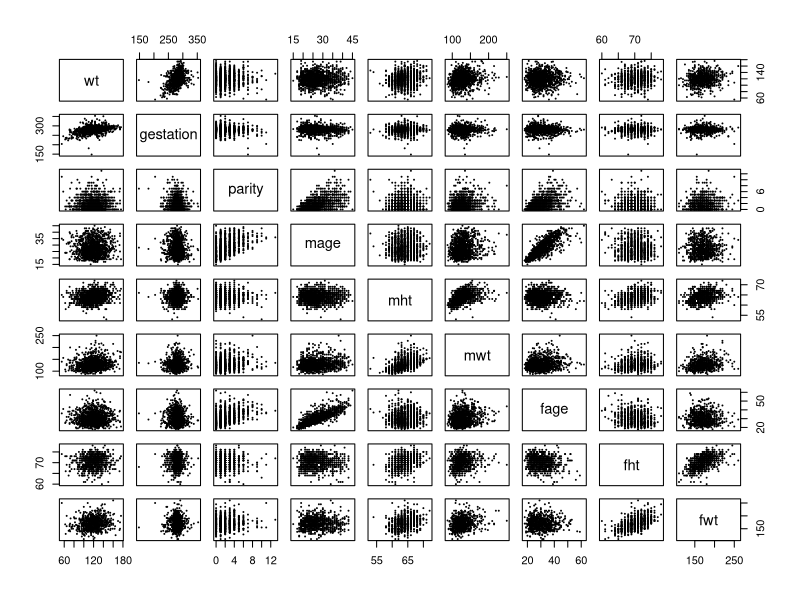
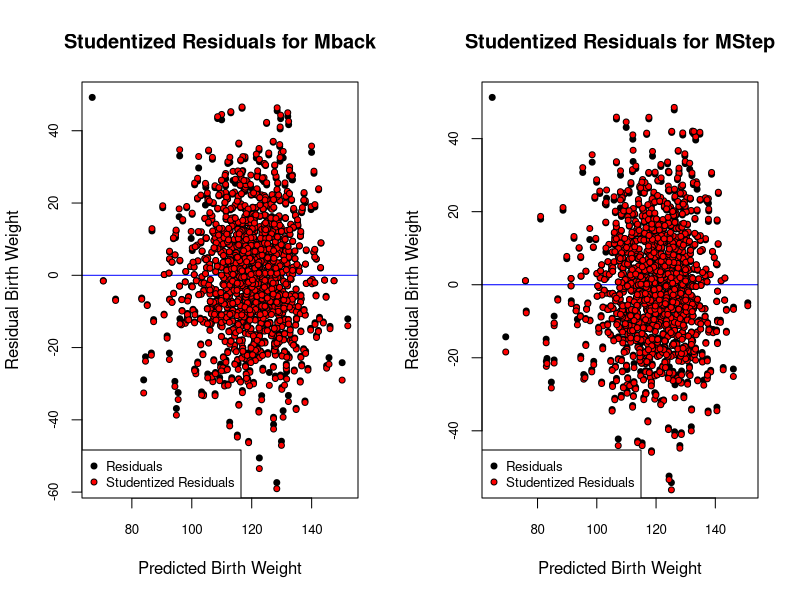
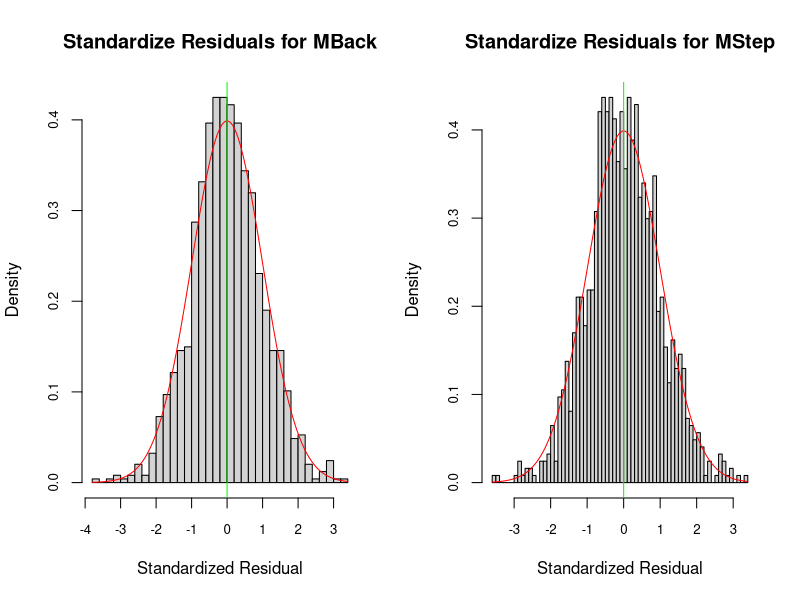
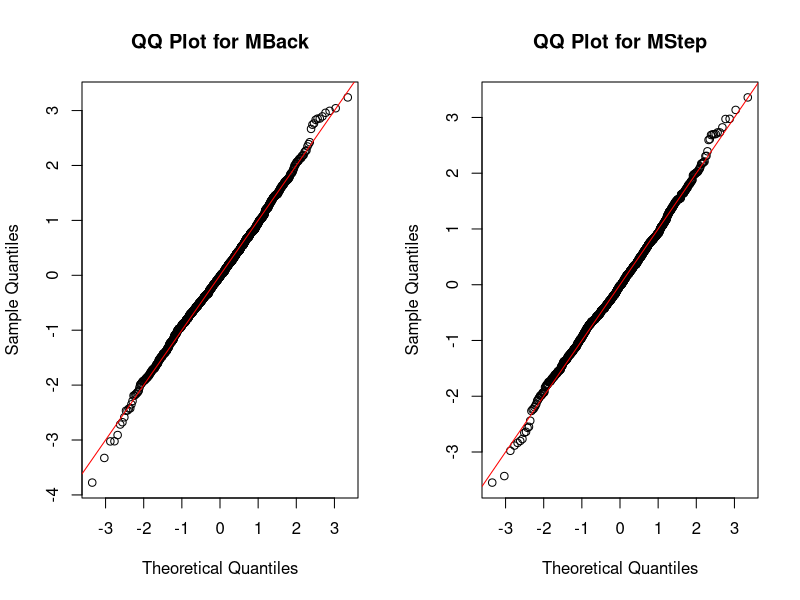
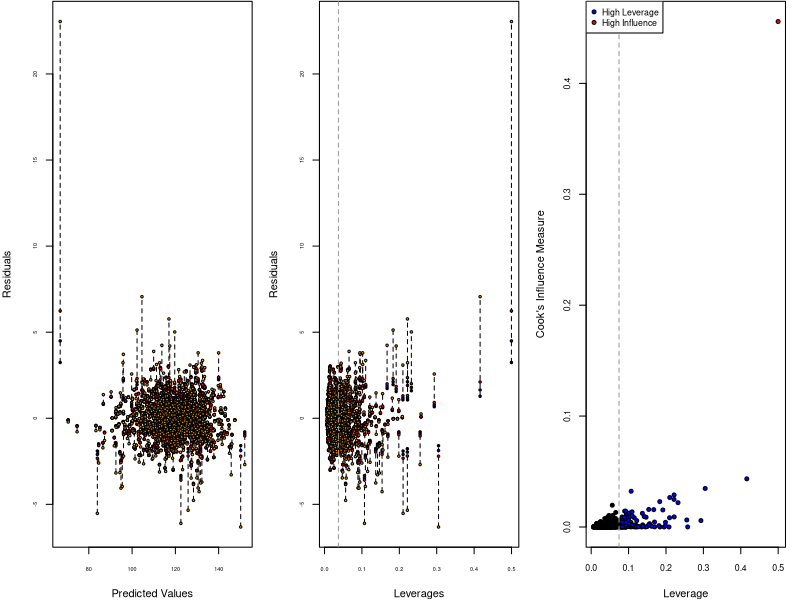
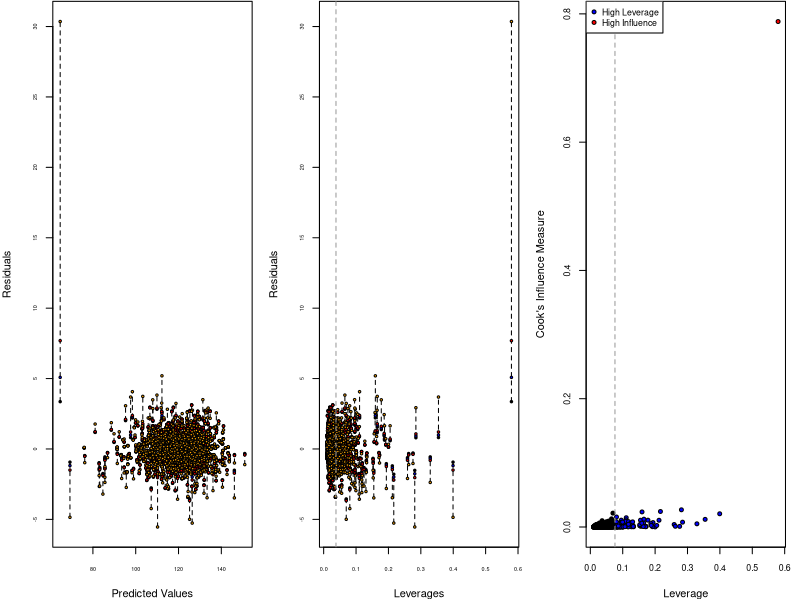
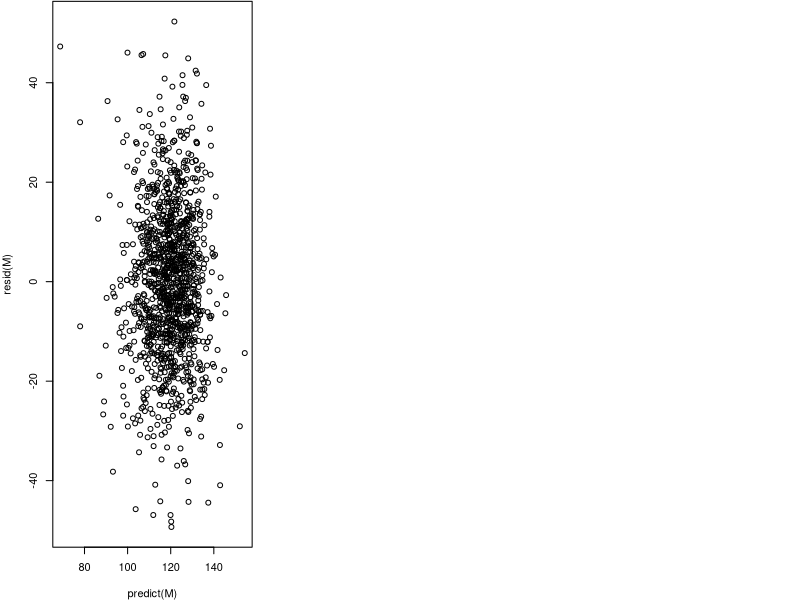

Recreate these plots in R, in order. (Note: a time limit stopped this script after it produced the figures.)
## ---- chunk 1
knitr::opts_chunk$set(echo = TRUE)
library(mice)
## ---- chunk 2
# read in data
births.raw = read.csv("chds_births.csv")
## ---- chunk 3
head(births.raw)
summary(births.raw)

proportion <- sapply(births.raw, function(x) { sum(is.na(x))*100/nrow(births.raw) })
proportion

# Validating Variables
births.raw$marital[!births.raw$marital %in% c(1:5)] = NA
births.raw$time[births.raw$time %in% c(9)] = NA
births.raw$number[births.raw$number %in% c(9)] = NA

## ---- chunk 4
categoricals = c('meth', 'feth', 'med', 'fed', 'marital', 'income', 'smoke', 'time', 'number')#, 'parity', 'mht', 'fht')
continuous = names(births.raw)[! names(births.raw) %in% categoricals]

# Categorize m/feth
#meth.categories = c(rep('Caucasian', 6), 'Mexican', 'African-American', 'Asian', 'Mixed', 'Other')
meth.categories = c(rep('Caucasian', 6), 'Other', 'African-American', 'Other', 'Other', 'Other')
for (i in 1:length(meth.categories)) {
  births.raw$meth[births.raw$meth == i-1] = meth.categories[i]
  births.raw$feth[births.raw$feth == i-1] = meth.categories[i]
}
births.raw$meth = as.factor(births.raw$meth)
births.raw$feth = as.factor(births.raw$feth)

# Categorize m/fed
#med.categories = c('elementary school', 'middle school', 'high school', 'high school + trade school', 'high school + some college', 'college graduate', 'trade school', 'high school unclear')
med.categories = c('Other', 'middle school', 'high school', 'Other', 'high school + some college', 'college graduate', 'Other', 'Other')
for (i in 1:length(med.categories)) {
  births.raw$med[births.raw$med == i-1] = med.categories[i]
  births.raw$fed[births.raw$fed == i-1] = med.categories[i]
}
births.raw$med = as.factor(births.raw$med)
births.raw$fed = as.factor(births.raw$fed)

# Categorize marital
#marital.categories = c('married', 'legally separated', 'divorced', 'widowed', 'never married')
marital.categories = c('married', 'single', 'single', 'single', 'single')
for (i in 1:length(marital.categories)) {
  births.raw$marital[births.raw$marital == i] = marital.categories[i]
}
births.raw$marital = as.factor(births.raw$marital)

# Categorize income
income.categories = c('under 2500', '2500-4999', '5000-7499', '7500-9999', '10000-12499', '12500-14999', '15000-17499', '17500-19999', '20000-22499', 'over 22500')
for (i in 1:length(income.categories)) {
  births.raw$income[births.raw$income == i-1] = income.categories[i]
}
births.raw$income = as.factor(births.raw$income)

# Categorize smoke
smoke.categories = c('never', 'smokes now', 'until pregnancy', 'used to, not anymore')
for (i in 1:length(smoke.categories)) {
  births.raw$smoke[births.raw$smoke == i-1] = smoke.categories[i]
}
births.raw$smoke = as.factor(births.raw$smoke)

# Categorize time
#time.categories = c('never or more than 10 years', 'still smokes', 'during pregnancy', 'less than a year', '1-2 years', '2-3 years', '3-4 years', '5-9 years', 'never or more than 10 years', 'quit but don’t know when')
time.categories = c('never or more than 10 years', 'still smokes', 'during pregnancy', 'less than 10 year', 'less than 10 year', 'less than 10 year', 'less than 10 year', 'less than 10 year', 'never or more than 10 years', 'quit but don’t know when')
for (i in 1:length(time.categories)) {
  births.raw$time[births.raw$time == i-1] = time.categories[i]
}
births.raw$time = as.factor(births.raw$time)

# Categorize number
#number.categories = c('never smoked', '1-4', '5-9', '10-14', '15-19', '20-29', '30-39', '40-60', 'more than 60', 'smoked but don’t know how much')
number.categories = c('never smoked', 'less than 20', 'less than 20', 'less than 20', 'less than 20', 'more than 20', 'more than 20', 'more than 20', 'more than 20', 'smoked but don’t know how much')
for (i in 1:length(number.categories)) {
  births.raw$number[births.raw$number == i-1] = number.categories[i]
}
births.raw$number = as.factor(births.raw$number)

births.raw$smoke = NULL
# summary(births.raw)
## ---- chunk 5
births.raw.cont = births.raw[ , ! names(births.raw) %in% categoricals]
# summary(births.raw.cont)
pairs(births.raw.cont, cex = 0.2)
## ---- chunk 6
table(births.raw$parity)

# Categorize parity
births.raw$parity[births.raw$parity > 5] = 5
parity.categories = c('zero', 'one', 'two', 'three', 'four', 'more than four')
for (i in 1:length(parity.categories)) {
  births.raw$parity[births.raw$parity == i-1] = parity.categories[i]
}
births.raw$parity = as.factor(births.raw$parity)
## ---- chunk 7
invisible(capture.output(births.mice <- mice(births.raw, method = "cart", seed = 1)))
births.clean <- complete(births.mice)
anyNA(births.clean)
## ---- chunk 8
prefit.model <- lm(wt ~ gestation + mage + mwt + fage + fwt, data = births.clean)
## ---- chunk 9
M0 <- lm(wt ~ 1, data = births.clean) # initial model
Mfull <- lm(wt ~ (. - number - time - fed - med - feth - meth - marital)^2+ number + time + fed + med + feth                + meth + marital + I(gestation^2) + I(mage^2) + I(mht^2)
              + I(mwt^2) + I(fage^2) + I(fht^2) + I(fwt^2), data = births.clean) # full model
Mstart <- lm(wt ~ ., data = births.clean) # start model
## ---- chunk 10
# forward selection
Mfwd <- step(object = M0,
             scope = list(lower = M0, upper = Mfull),
             direction = "forward",
             trace = FALSE)
## ---- chunk 11
# backward elimination
Mback <- step(object = Mfull,
              scope = list(lower = M0, upper = Mfull),
              direction = "backward",
              trace = FALSE)
## ---- chunk 12
# stepwise selection
Mstep <- step(object = Mstart,
              scope = list(lower = M0, upper = Mfull),
              direction = "both",
              trace = FALSE)
## ---- chunk 13
#Press Statistic
calPress <- function(M){
  #X <- model.matrix(M)
  #H <- X %*% solve(crossprod(X), t(X))
  #press <- resid(M)/(1-diag(H))
  press <- resid(M)/(1-hatvalues(M))
  press <- sum(press^2)
  return(press)
}

press1 <- calPress(Mfwd);
press2 <- calPress(Mback);
press3 <- calPress(Mstep);
press4 <- calPress(prefit.model)

presses <- c(press1, press2, press3, press4)

# AIC Statistic
AIC1 <- AIC(Mfwd)
AIC2 <- AIC(Mback)
AIC3 <- AIC(Mstep)
AIC4 <- AIC(prefit.model)

AICS <- c(AIC1, AIC2, AIC3, AIC4)


## ---- chunk 14
r.squared <- c(summary(Mfwd)$r.squared, summary(Mback)$r.square, 
               summary(Mstep)$r.square, summary(prefit.model)$r.square)
info <- c(r.squared,AICS,presses)
info <- matrix(t(info),nrow = 4,ncol = 3)
rownames(info)<-c("MFwd", "MBack", "MStep", "MPrefit")
colnames(info)<-c("R^2", "AIC", "Press")
info  

## ---- chunk 15
# models to compare
M1 <- Mback
M2 <- Mstep
## ---- chunk 16

# function for drawing studendized residual plots
StuResPlot <- function(M,name) {
  cex <- .8
  res <- residuals(M)
  h <- hatvalues(M)  # Hat matrix
  sigma.hat <- sigma(M)
  res.stu <- resid(M)/sqrt(1-h) # studentized residuals, but on the data scale
  y.hat <- predict(M)
 
  par(4,.1,4,.1)
  plot(y.hat, res, pch = 21, bg = "black", cex = cex, cex.axis = cex,
        xlab = "Predicted Birth Weight",
        ylab = "Residual Birth Weight",
        main = paste("Studentized Residuals for",name),
        abline(h = mean(res), col = "blue"))
  points(y.hat, res.stu, pch = 21, bg = "red", cex = cex)
  legend(x = "bottomleft", c("Residuals", "Studentized Residuals"),
        pch = 21, pt.bg = c("black", "red"), pt.cex = cex, cex = cex)
}

# function for drawing standardized residual plots
StaResPlot <- function(M,name) {
  cex <- .8
  res <- residuals(M) # Hat matrix
  h <- hatvalues(M)
  sigma.hat <- sigma(M)
  # par(mar = c(4,2,.1,2))
  par(4,.1,4,.1)
  hist(res/sigma.hat, breaks = 50, freq = FALSE, cex.axis = cex,
  xlab = "Standardized Residual", main = paste("Standardize Residuals for",name))
  curve(dnorm(x), col = "red", add = TRUE)
  abline(v = mean(res/sigma.hat), col = "green")
}

#function for drawing QQ plots
QQPlot <- function(M,name) {
  res <- residuals(M)
  h <- hatvalues(M)
  qqnorm(res/sigma(M),main = paste("QQ Plot for",name))
  abline(a=0, b=1, col = "red") #add 45 degree line
  # head(res.stu1)
}


## ---- chunk 17

 par(mfrow = c(1,2))
# studendized residual for backward elimination model:
StuResPlot(Mback,"Mback")

# studentdized residual for stepwise selection model:
StuResPlot(Mstep,"MStep")

## ---- chunk 18
par(mfrow = c(1,2))
# standardized residual for backward elimination model:
StaResPlot(Mback,"MBack")

# standardized residual for stepwise selection model:
StaResPlot(Mstep,"MStep")
## ---- chunk 19

 par(mfrow = c(1,2))
# QQ-plot for backward selection model:
QQPlot(Mback,"MBack")

# QQ-plot for stepwise selection model:
QQPlot(Mstep,"MStep")
## ---- chunk 20
# function to produce leverage and influence plots
LeverageInfluence <- function(M) {
  y.hat <- predict(M) # predicted values
  sigma.hat <- sigma(M)
  res <- resid(M) # original residuals$
  res.sta <- res/sigma.hat # standardized residuals

  # compute leverages
  h <- hatvalues(M) # hat matrix
  res.stu <- res.sta/sqrt(1-h) # studentized residuals

  # PRESS residuals
  press <- res/(1-h)

  # DFFITS residuals
  dfts <- dffits(M)

  # standardize each of these such that they are identical at the average
  # leverage value
  p <- length(coef(M))
  n <- nobs(M)
  hbar <- p/n # average leverage
  res.stu <- res.stu*sqrt(1 - hbar) # at h = hbar, res.stu = res.sta
  press <- press*(1 - hbar)/sigma.hat # at h = hbar, press = res.sta
  dfts <- dfts*(1 - hbar)/sqrt(hbar) # at h = hbar, dfts = res.sta

  # plot all residuals
  par(mfrow = c(1,3), mar = c(4,4,.1,1.1))
  cex <- .5
  plot(y.hat, rep(0, length(y.hat)),
       type = "n", # empty plot to get the axis range
       ylim = range(res.sta, res.stu, press, dfts),
       cex.axis = cex,
       xlab = "Predicted Values",
       ylab = "Residuals")

  # dotted line connecting each observations residuals for better visibility
  segments(x0 = y.hat,
           y0 = pmin(res.sta, res.stu, press, dfts),
           y1 = pmax(res.sta, res.stu, press, dfts),
           lty = 2)
  points(y.hat, res.sta, pch = 21, bg = "black", cex = cex)
  points(y.hat, res.stu, pch = 21, bg = "blue", cex = cex)
  points(y.hat, press, pch = 21, bg = "red", cex = cex)
  points(y.hat, dfts, pch = 21, bg = "orange", cex = cex)

  # against leverages
  plot(h, rep(0, length(y.hat)),
       type = "n",
       cex.axis = cex,
       ylim = range(res.sta, res.stu, press, dfts),
       xlab = "Leverages", ylab = "Residuals")

  segments(x0 = h,
          y0 = pmin(res.sta, res.stu, press, dfts),
          y1 = pmax(res.sta, res.stu, press, dfts),
          lty = 2)
  points(h, res.sta, pch = 21, bg = "black", cex = cex)
  points(h, res.stu, pch = 21, bg = "blue", cex = cex)
  points(h, press, pch = 21, bg = "red", cex = cex)
  points(h, dfts, pch = 21, bg = "orange", cex = cex)
  abline(v = hbar, col = "grey60", lty = 2)

  # cook's distance vs. leverage
  D <- cooks.distance(M)

  # flag some of the points
  infl.ind <- which.max(D) # top influence point
  lev.ind <- h > 2*hbar # leverage more than 2x the average
  clrs <- rep("black", len = n)
  clrs[lev.ind] <- "blue"
  clrs[infl.ind] <- "red"
  # par(mfrow = c(1,1), mar = c(4,4,1,1))
  cex <- .8
  plot(h, D, xlab = "Leverage", ylab = "Cook's Influence Measure",
  pch = 21, bg = clrs, cex = cex, cex.axis = cex)
  p <- length(coef(M))
  n <- nrow(births.clean)
  hbar <- p/n # average leverage
  abline(v = 2*hbar, col = "grey60", lty = 2) # 2x average leverage
  legend("topleft", legend = c("High Leverage", "High Influence"), pch = 21,
         pt.bg = c("blue", "red"), cex = cex, pt.cex = cex)
  return(c(infl.ind, D[infl.ind]))
}


# leverage influence for forward selection model:
a <-LeverageInfluence(Mback)
b <-LeverageInfluence(Mstep)

## ---- chunk 21
M <-lm(births.clean)
# coef(M)
plot(predict(M),resid(M))
entry <- which.max(resid(M))
entry
## ---- chunk 22
# Cross-validation setup
nreps <- 2e3 # number of replications
ntot <- nrow(births.clean) # total number of observations
ntrain <- floor(ntot * 0.7) # size of training set
ntest <- ntot-ntrain # size of test set
mspe1 <- rep(NA, nreps) # sum-of-square errors for each CV replication
mspe2 <- rep(NA, nreps)
logLambda <- rep(NA, nreps) # log-likelihod ratio statistic for each replication
for(ii in 1:nreps) {
  # randomly select training observations
  train.ind <- sample(ntot, ntrain) # training observations
  # refit the models on the subset of training data; ?update for details!
  M1.cv <- update(M1, subset = train.ind)
  M2.cv <- update(M2, subset = train.ind)
  # out-of-sample residuals for both models
  # that is, testing data - predictions with training parameters
  M1.res <- births.clean$wt[-train.ind] -
            predict(M1.cv, newdata = births.clean[-train.ind,])
  M2.res <- births.clean$wt[-train.ind] -
            predict(M2.cv, newdata = births.clean[-train.ind,])
  # mean-square prediction errors
  mspe1[ii] <- mean(M1.res^2)
  mspe2[ii] <- mean(M2.res^2)
  # out-of-sample likelihood ratio
  M1.sigma <- sqrt(sum(resid(M1.cv)^2)/ntrain) # MLE of sigma
  M2.sigma <- sqrt(sum(resid(M2.cv)^2)/ntrain)
  # since res = y - pred, dnorm(y, pred, sd) = dnorm(res, 0, sd)
  logLambda[ii] <- sum(dnorm(M1.res, mean = 0, sd = M1.sigma, log = TRUE))
  logLambda[ii] <- logLambda[ii] -
                   sum(dnorm(M2.res, mean = 0, sd = M2.sigma, log = TRUE))
}
## ---- chunk 23
# plot rMSPE and out-of-sample log(Lambda)
par(mfrow = c(1,2))
par(mar = c(4.5, 4.5, .1, .1))
boxplot(x = list(sqrt(mspe1), sqrt(mspe2)), names = expression(M[BACK], M[STEP]), cex = .7,
        ylab = expression(sqrt(MSPE)), col = c("yellow", "orange"))
hist(logLambda, breaks = 50, freq = FALSE,
     xlab = expression(Lambda^{test}),
     main = "", cex = .7)
abline(v = mean(logLambda), col = "red") # average value


# r.squared <- c(summary(M1)$r.squared,summary(M2)$r.squared)
# 
# 
# presses <- c(calPress(M1), calPress(M2))
# 
# 
# AICS <-c(AIC(M1),AIC(M2))
# 
# info <-matrix(c(r.squared,presses,AICS),nrow = 2, ncol = 3)
# rownames(info) <- c("MBack","MStep")
# colnames(info)<- c("R^2","Press","AIC")
# 
# info
# 
